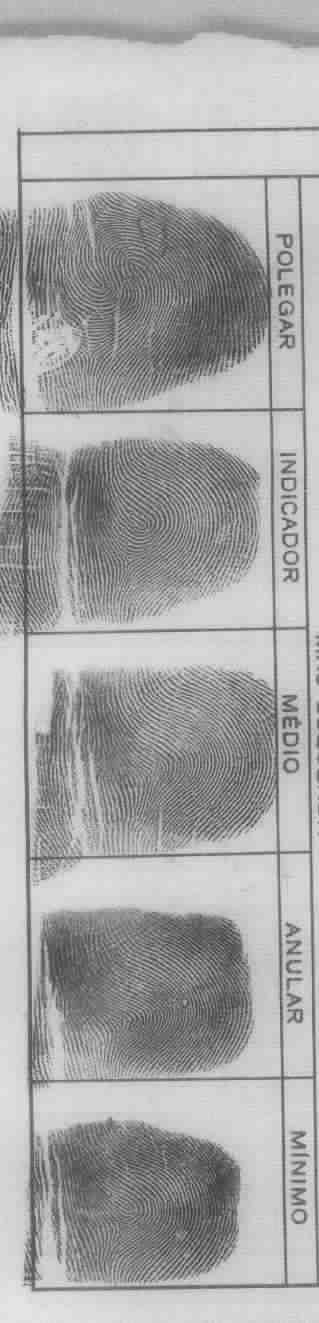
#> input picture Cut_Biometry_unificando/cutted_colums_raw/Ficha1_colum1_5.jpg, 319 x 1323 px
$ python -i Filter.py   (imports and definitions only)
#> lines starting #> are read from the running program, lines starting #| are printed output that depends on the picture; after the words box and inside, x2 and y2 are one past the last pixel; in counts of white or black regions, pixels touching at a corner belong together
import cv2
import numpy as np

def remove_lines_keep_fingerprints(image_path):
    # Carregar imagem
#> called with image_path = 'cutted_colums_raw/Ficha1_colum1_5.jpg'
    img = cv2.imread(image_path)
#> img is the input picture: shape (1323, 319, 3); min 37, max 233, mean 166.8
    gray = cv2.cvtColor(img, cv2.COLOR_BGR2GRAY)

    # Binarização adaptativa para melhor definição das digitais
    thresh = cv2.adaptiveThreshold(gray, 255, cv2.ADAPTIVE_THRESH_GAUSSIAN_C,
                                   cv2.THRESH_BINARY_INV, 21, 5)
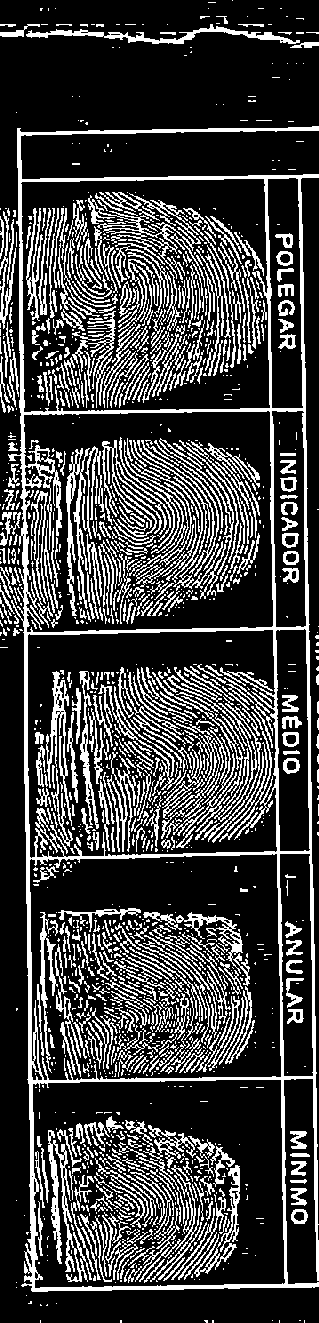
#> thresh: shape (1323, 319); 25% white in thin lines or dots

    # Kernel para linhas verticais e horizontais
    vertical_kernel = cv2.getStructuringElement(cv2.MORPH_RECT, (1, 25))
    horizontal_kernel = cv2.getStructuringElement(cv2.MORPH_RECT, (25, 1))

    # Detectar linhas
    vertical_lines = cv2.morphologyEx(thresh, cv2.MORPH_OPEN, vertical_kernel)
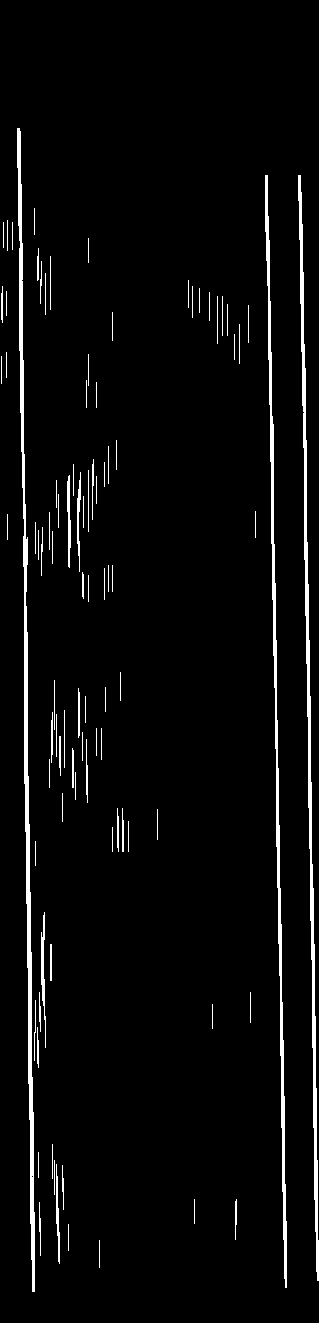
#> vertical_lines: shape (1323, 319); 3.8% white; 94 white regions, largest, box (x1, y1, x2, y2) and area: (17, 128, 35, 1292) 4429, (298, 175, 319, 1281) 3678, (265, 175, 287, 1288) 3460
    horizontal_lines = cv2.morphologyEx(thresh, cv2.MORPH_OPEN, horizontal_kernel)
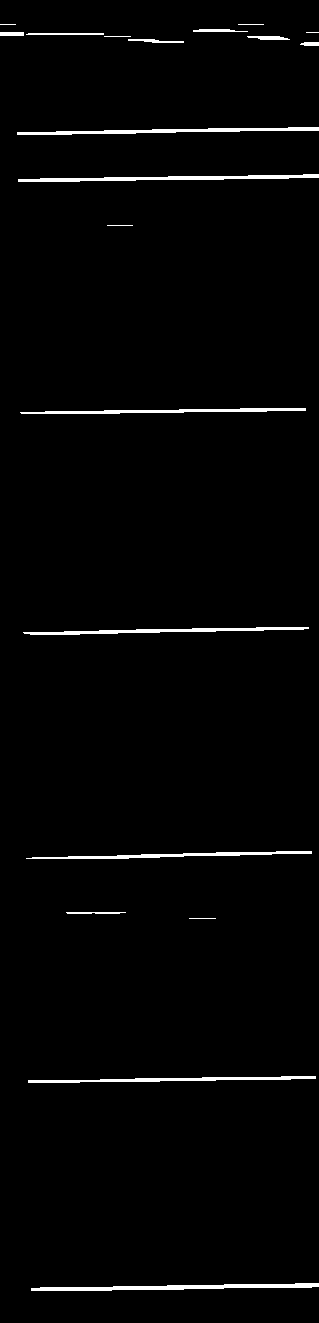
#> horizontal_lines: shape (1323, 319); 1.9% white; 20 white regions (2 under 20 px), largest, box (x1, y1, x2, y2) and area: (31, 1283, 319, 1291) 1176, (18, 174, 319, 182) 1088, (17, 127, 319, 135) 1041

    # Combinar linhas verticais e horizontais
    all_lines = cv2.bitwise_or(vertical_lines, horizontal_lines)
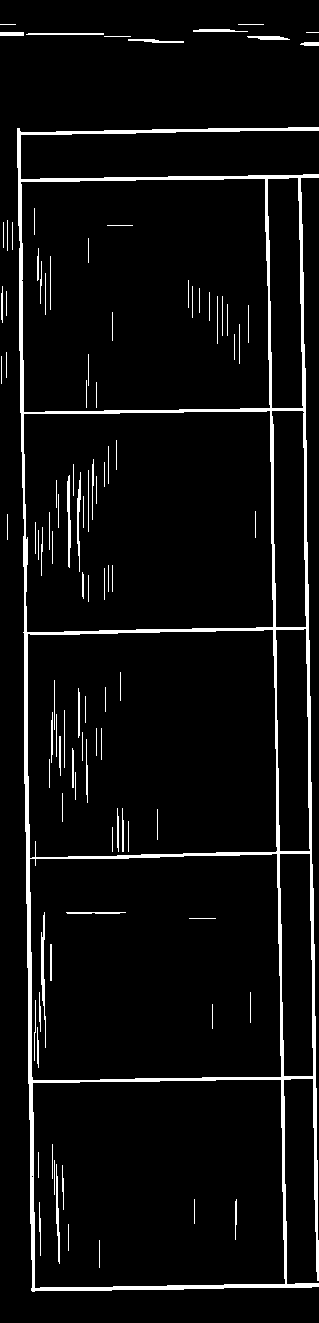
#> all_lines: shape (1323, 319); 5.6% white; 104 white regions (2 under 20 px), largest, box (x1, y1, x2, y2) and area: (17, 127, 319, 1292) 18307, (41, 912, 46, 1048) 309, (67, 475, 71, 568) 243

    # Remover linhas combinadas da imagem binarizada
    fingerprints_only = cv2.bitwise_and(thresh, cv2.bitwise_not(all_lines))
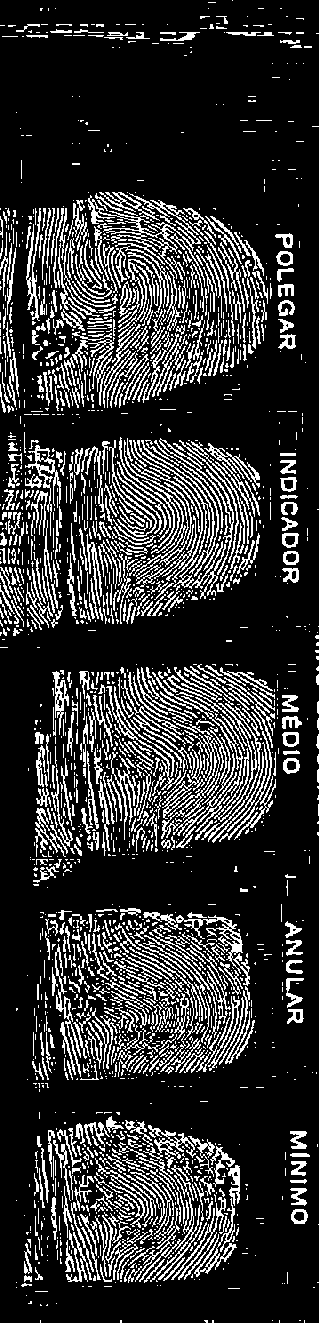
#> fingerprints_only: shape (1323, 319); 19.3% white in thin lines or dots

    # Remover pequenos ruídos
    kernel_small = cv2.getStructuringElement(cv2.MORPH_ELLIPSE, (3, 3))
    fingerprints_only = cv2.morphologyEx(fingerprints_only, cv2.MORPH_OPEN, kernel_small)
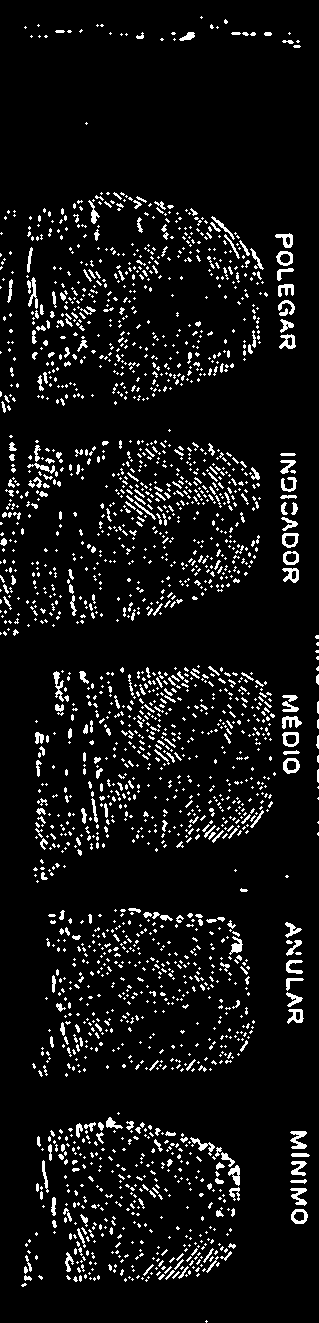
#> fingerprints_only: shape (1323, 319); 7.3% white in thin lines or dots

    # Dilatação final para destacar digitais
    kernel_dilate = cv2.getStructuringElement(cv2.MORPH_ELLIPSE, (5, 5))
    fingerprints_only = cv2.dilate(fingerprints_only, kernel_dilate, iterations=1)
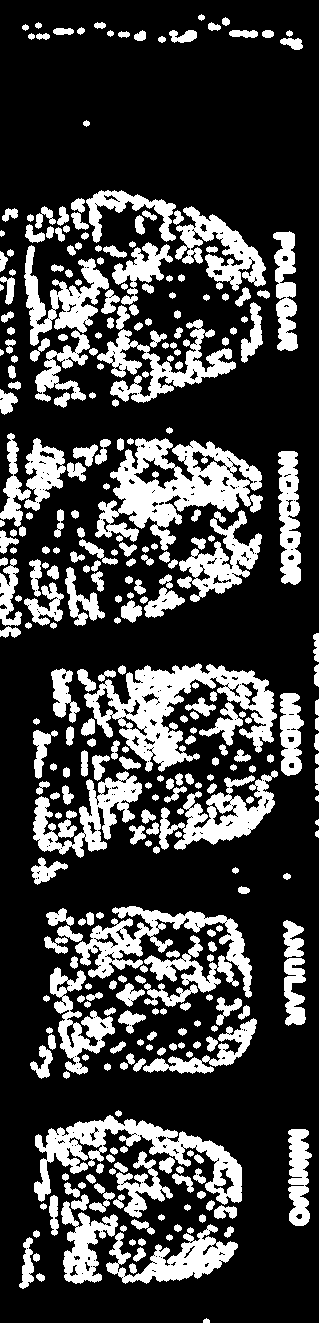
#> fingerprints_only: shape (1323, 319); 25.6% white; 345 white regions, largest, box (x1, y1, x2, y2) and area: (95, 438, 263, 551) 8471, (84, 663, 277, 772) 8062, (34, 1115, 242, 1205) 5718

    return fingerprints_only

# Exemplo de uso
#result = remove_lines_keep_fingerprints("Fichas/Ficha1_1.jpg")
#cv2.imwrite("Filtradas/filtered_2_1_1.jpg", result)

>>> result = remove_lines_keep_fingerprints('cutted_colums_raw/Ficha1_colum1_5.jpg')

$ run again, on Cut_Biometry_unificando/cutted_colums_raw/Ficha1_colum2_5.jpg
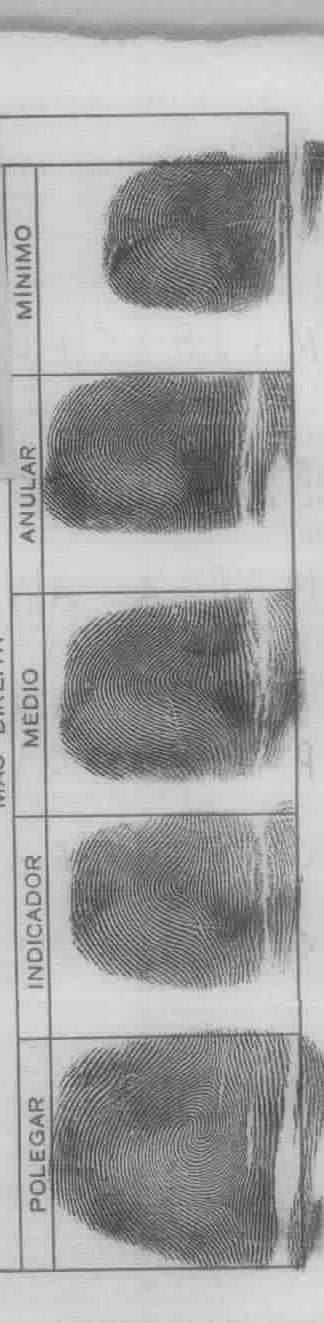
#> input picture Cut_Biometry_unificando/cutted_colums_raw/Ficha1_colum2_5.jpg, 324 x 1323 px
#> in remove_lines_keep_fingerprints, img is the input picture: shape (1323, 324, 3); min 36, max 234, mean 163.1
#> in remove_lines_keep_fingerprints, `thresh = cv2.adaptiveThreshold(gray, 255, cv2.ADAPTIVE_THRESH_GAUSSIAN..`:
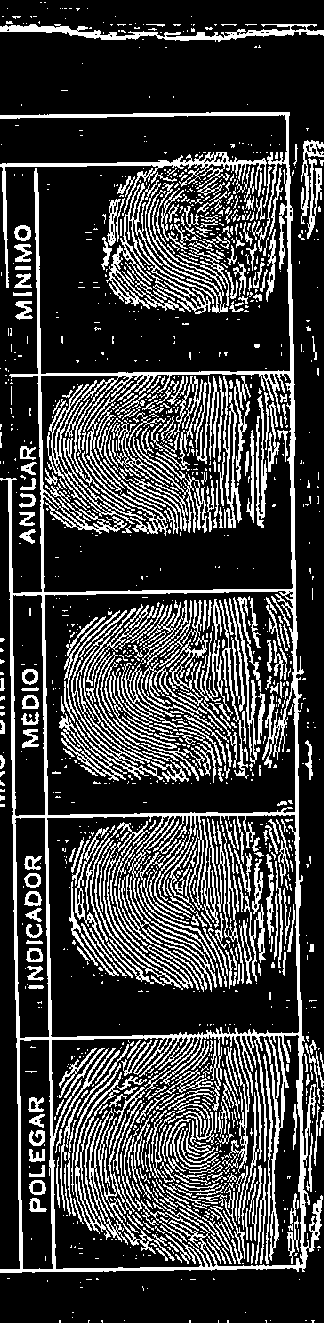
#> thresh: shape (1323, 324); 24.8% white in thin lines or dots
#> vertical_lines: shape (1323, 324); 3.9% white; 117 white regions, largest, box (x1, y1, x2, y2) and area: (286, 112, 304, 1262) 3908, (35, 168, 55, 1272) 3559, (8, 478, 23, 1273) 2615
#> horizontal_lines: shape (1323, 324); 1.7% white; 14 white regions (2 under 20 px), largest, box (x1, y1, x2, y2) and area: (0, 112, 290, 119) 1054, (0, 1265, 306, 1273) 1028, (10, 589, 296, 595) 874
#> all_lines: shape (1323, 324); 5.6% white; 120 white regions (1 under 20 px), largest, box (x1, y1, x2, y2) and area: (0, 112, 306, 1273) 15385, (0, 160, 267, 288) 1148, (0, 27, 140, 40) 600
#> in remove_lines_keep_fingerprints, `fingerprints_only = cv2.dilate(fingerprints_only, kernel_dilate, itera..`:
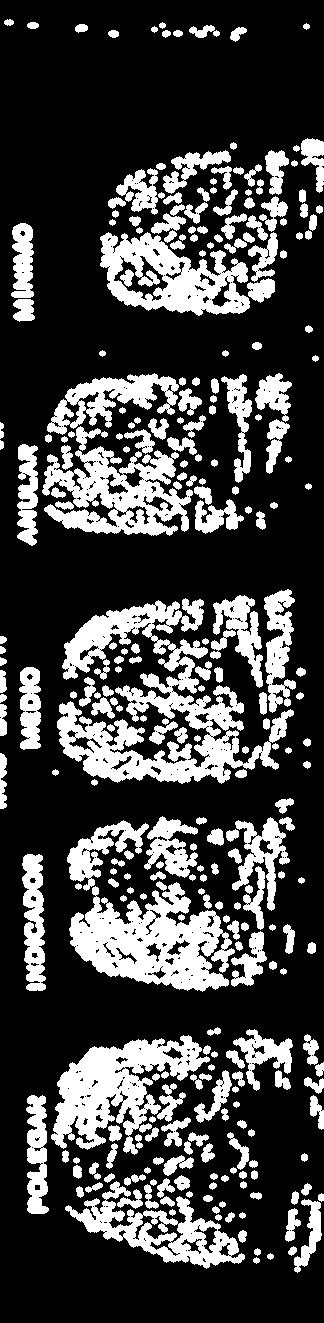
#> fingerprints_only: shape (1323, 324); 26% white; 295 white regions, largest, box (x1, y1, x2, y2) and area: (57, 598, 294, 784) 15430, (69, 882, 235, 992) 9979, (51, 1035, 210, 1155) 8499

$ run again, on Cut_Biometry_unificando/cutted_colums_raw/Ficha2_colum1_5.jpg
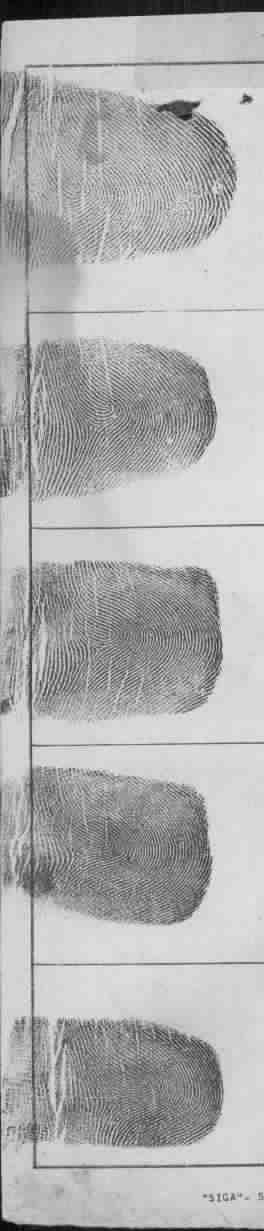
#> input picture Cut_Biometry_unificando/cutted_colums_raw/Ficha2_colum1_5.jpg, 264 x 1231 px
#> in remove_lines_keep_fingerprints, img is the input picture: shape (1231, 264, 3); min 0, max 252, mean 176.7
#> in remove_lines_keep_fingerprints, `thresh = cv2.adaptiveThreshold(gray, 255, cv2.ADAPTIVE_THRESH_GAUSSIAN..`:
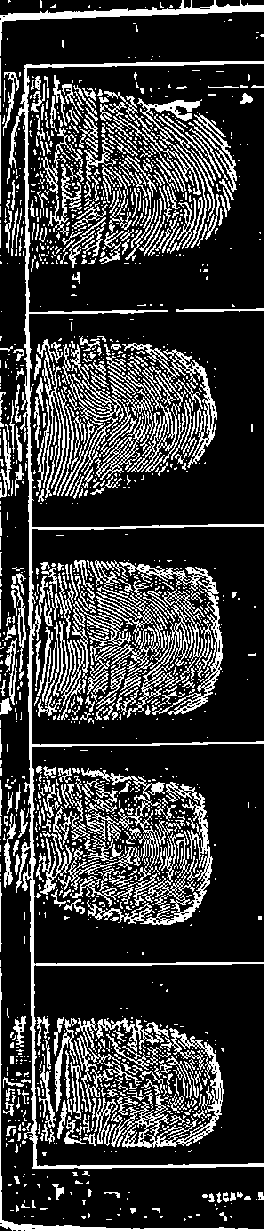
#> thresh: shape (1231, 264); 22.4% white in thin lines or dots
#> vertical_lines: shape (1231, 264); 1.5% white; 45 white regions (1 under 20 px), largest, box (x1, y1, x2, y2) and area: (25, 64, 36, 1169) 3020, (0, 968, 2, 1223) 286, (57, 1050, 61, 1111) 140
#> horizontal_lines: shape (1231, 264); 2% white; 14 white regions (2 under 20 px), largest, box (x1, y1, x2, y2) and area: (0, 5, 264, 21) 1611, (0, 1224, 264, 1231) 915, (24, 61, 264, 67) 772
#> all_lines: shape (1231, 264); 3.5% white; 48 white regions (1 under 20 px), largest, box (x1, y1, x2, y2) and area: (24, 61, 264, 1169) 6585, (0, 0, 264, 56) 1687, (0, 1224, 264, 1231) 915
#> in remove_lines_keep_fingerprints, `fingerprints_only = cv2.dilate(fingerprints_only, kernel_dilate, itera..`:
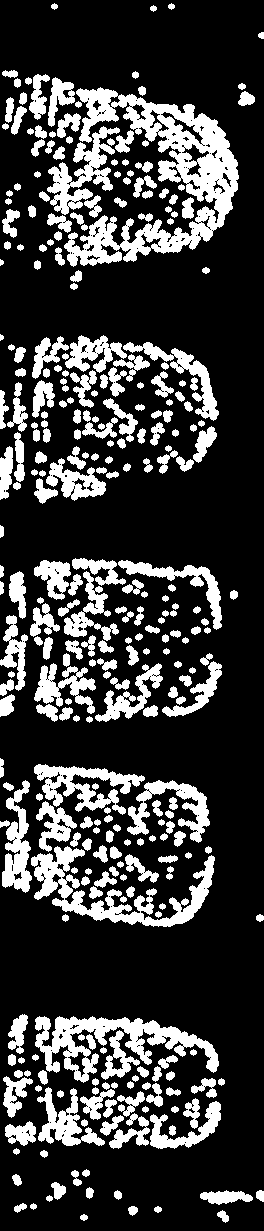
#> fingerprints_only: shape (1231, 264); 23.4% white; 320 white regions, largest, box (x1, y1, x2, y2) and area: (64, 87, 239, 267) 10937, (35, 1016, 219, 1083) 4506, (31, 846, 215, 927) 4416

$ run again, on Cut_Biometry_unificando/cutted_colums_raw/Ficha2_colum2_5.jpg
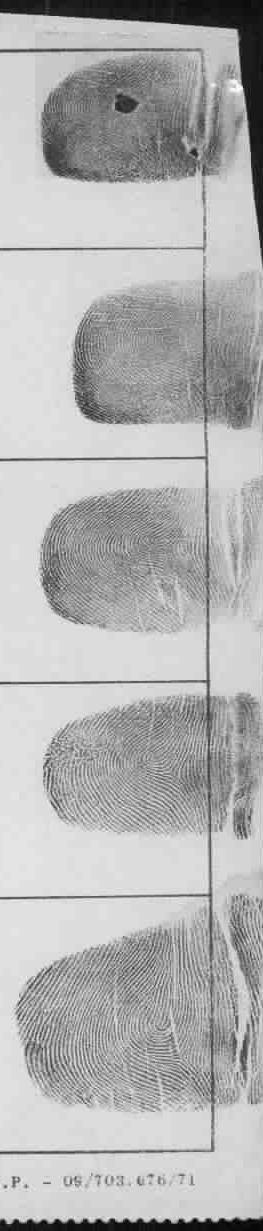
#> input picture Cut_Biometry_unificando/cutted_colums_raw/Ficha2_colum2_5.jpg, 263 x 1231 px
#> in remove_lines_keep_fingerprints, img is the input picture: shape (1231, 263, 3); min 0, max 255, mean 179
#> thresh: shape (1231, 263); 21.6% white in thin lines or dots
#> vertical_lines: shape (1231, 263); 1.7% white; 36 white regions (1 under 20 px), largest, box (x1, y1, x2, y2) and area: (203, 163, 214, 1152) 2520, (240, 24, 263, 269) 1343, (199, 75, 206, 139) 280
#> horizontal_lines: shape (1231, 263); 2% white; 11 white regions, largest, box (x1, y1, x2, y2) and area: (0, 6, 241, 27) 1449, (0, 1219, 263, 1228) 1162, (0, 48, 204, 53) 694
#> all_lines: shape (1231, 263); 3.7% white; 39 white regions, largest, box (x1, y1, x2, y2) and area: (0, 163, 215, 1154) 5438, (0, 0, 263, 269) 2798, (0, 1219, 263, 1228) 1162
#> in remove_lines_keep_fingerprints, `fingerprints_only = cv2.dilate(fingerprints_only, kernel_dilate, itera..`:
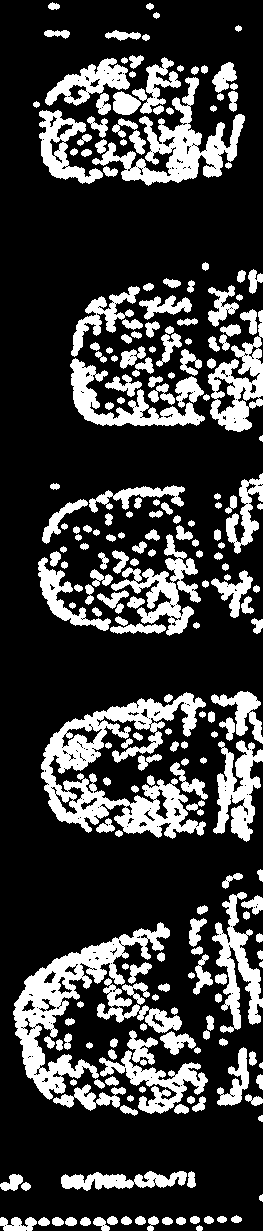
#> fingerprints_only: shape (1231, 263); 23.6% white; 242 white regions, largest, box (x1, y1, x2, y2) and area: (41, 692, 206, 839) 9385, (13, 922, 170, 1100) 6984, (92, 77, 245, 186) 4921
